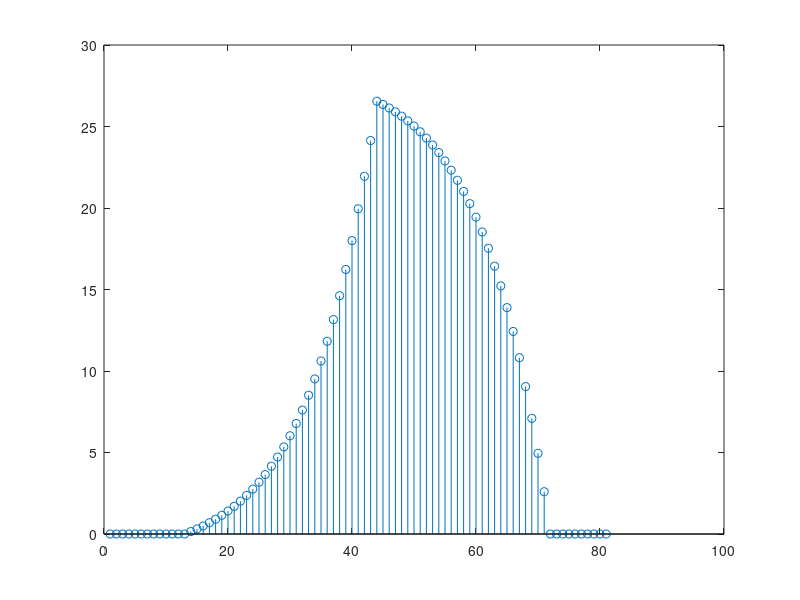

Recreate this plot in MATLAB.
 t = [-20:1:20];
 h = zeros(size(t));
 x = zeros(size(t));
 Nh = 41;
 for i = 1:31
    h(i) = 1.1^(t(i)); 
 end
 
 for n = 14:41
    x(n) = 1; 
 end
 
 y = conv(x,h);
 %y = y(Nh:2*Nh-1); % trim
 stem(y);
 shg;